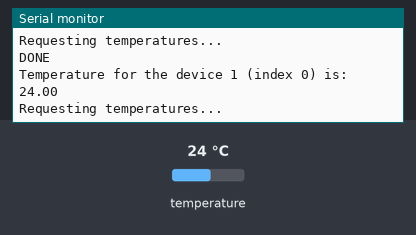
A sketch run on a simulated Arduino Uno, built with avr-gcc and run on an emulated ATmega328P. On the bench: the last lines printed to the serial monitor. The inputs (shaded band) are chosen by the test bench; at power-on: temperature 24 °C.

Above: at 1.2 s.
1.3 s: temperature set to 2 °C
At 1.45 s:
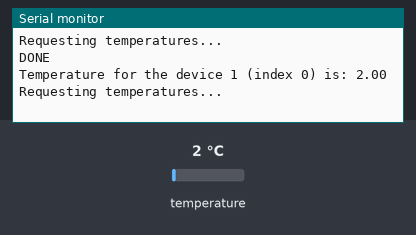
4.3 s: temperature set to 12 °C
At 4.56 s:
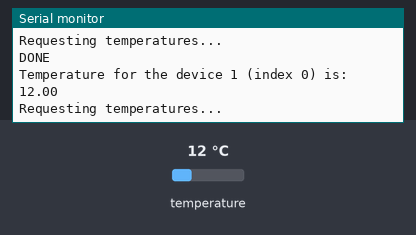
10.3 s: temperature set to 6 °C
At 10.5 s:
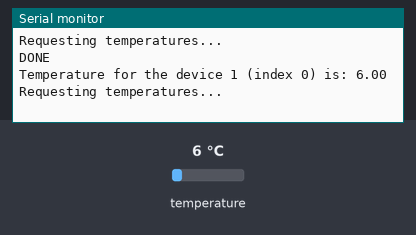
Timing chart, 0 to 13.3 s (numbered marks = the images above; inputs shaded):
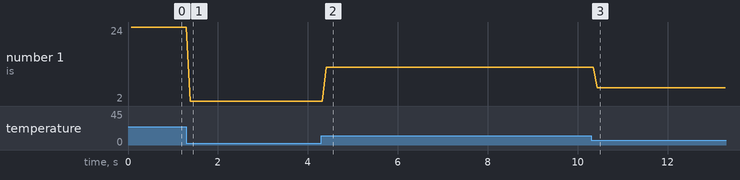

The sketch:

DS18B20.ino
```cpp
/*
 Name:		DS18B20.ino
 Created:	30.11.2021 19:57:52
 Author:	Daniel
*/

#include <OneWire.h>

#define ONE_WIRE_BUS 2

OneWire oneWire(ONE_WIRE_BUS);


OneWire* wire;

bool parasite;
bool waitForConversion;
bool checkForConversion;
bool autoSaveScratchPad;
bool useExternalPullup;
uint8_t devices;
uint8_t ds18Count;
uint8_t bitResolution;
uint8_t pullupPin;

typedef uint8_t ScratchPad[9];
typedef uint8_t DeviceAddress[8];

// the setup function runs once when you press reset or power the board
void setup() {
	Serial.begin(9600);
	setOneWire();
	begin();
}

// the loop function runs over and over again until power down or reset
void loop() {
	Serial.println("Requesting temperatures...");
	requestTemperature();
	Serial.println("DONE");
	float tempC = getTemperatureIndex(0);
	if (tempC != -127)
	{
		Serial.print("Temperature for the device 1 (index 0) is: ");
		Serial.println(tempC);
	}
	else {
		Serial.println("Error: Could not read temperature data");
	}
}

void setOneWire()
{
	wire = &oneWire;
	devices = 0;
	ds18Count = 0;
	parasite = false;
	bitResolution = 9;
	waitForConversion = true;
	checkForConversion = true;
	autoSaveScratchPad = true;
}

void begin()
{
	DeviceAddress deviceAddress;
	wire->reset_search();
	devices = 0;
	ds18Count = 0;

	while (wire->search(deviceAddress))
	{
		if (validAddress(deviceAddress))
		{
			devices++;
			if (validFamility(deviceAddress))
			{
				ds18Count++;
				if (!parasite && readPowerSupply(deviceAddress))
				{
					parasite = true;
				}
				uint8_t b = getResolution(deviceAddress);
				if (b > bitResolution) bitResolution = b;
			}
		}
	}
}

bool validAddress(const uint8_t* dev)
{
	return (wire->crc8(dev, 7) == dev[7]);
}

bool validFamility(const uint8_t* dev)
{
	switch (dev[0])
	{
	case 0x10:
	case 0x28:
	case 0x22:
	case 0x3B:
	case 0x42:
		return true;
	default:
		return false;
	}
}

bool readPowerSupply(const uint8_t* dev)
{
	wire->reset();
	if (dev == nullptr)
		wire->skip();
	else
		wire->select(dev);

	wire->write(0xB4);
	if (wire->read_bit() == 0)
		return reset_return(true);
	else
		return reset_return(false);
}

uint8_t getResolution(const uint8_t* dev)
{
	if (dev[0] == 0x10)
		return 12;
	ScratchPad scratchPad;
	if (isConnected(dev, scratchPad))
	{
		switch (scratchPad[4])
		{
		case 0x7F:
			return 12;
		case 0x5F:
			return 11;
		case 0x3F:
			return 10;
		case 0x1F:
			return 9;
		default:
			break;
		}
	}
	return 0;
}

bool isConnected(const uint8_t* dev, uint8_t* sP)
{
	return readScratchPad(dev, sP) && !isAllZero(sP) && (wire->crc8(sP, 8) == sP[8]);
}

bool readScratchPad(const uint8_t* dev, uint8_t* sP)
{
	if (wire->reset() == 0)
	{
		return false;
	}
	wire->select(dev);
	wire->write(0xBE);

	for (uint8_t i = 0; i < 9; i++)
	{
		sP[i] = wire->read();
	}
	return (wire->reset() == 1);
}

bool isAllZero(const uint8_t* const sP)
{
	for (size_t i = 0; i < 9; i++)
	{
		if (sP[i] != 0)
		{
			return false;
		}
	}
	return true;
}

bool reset_return(bool value)
{
	wire->reset();
	return value;
}

bool requestTemperature()
{
	wire->reset();
	wire->skip();
	wire->write(0x44, parasite);
	if (!waitForConversion)
		return;
	if (checkForConversion && !parasite)
	{
		unsigned long start = millis();
		while ((wire->read_bit() != 1) && (millis() - start < 750))
		{
			yield();
		}
	}
	else
	{
		uint8_t delms;
		switch (bitResolution)
		{
		case 9:
			delms = 94;
			break;
		case 10:
			delms = 188;
			break;
		case 11:
			delms = 375;
			break;
		default:
			delms = 750;
			break;
		}
		if (useExternalPullup)
			digitalWrite(pullupPin, HIGH);
		delay(delms);
		if (useExternalPullup)
			digitalWrite(pullupPin, LOW);
	}
}

float getTemperatureIndex(uint8_t Index)
{
	DeviceAddress Address;
	if (!getAddress(Address, Index))
	{
		return -127;
	}
	ScratchPad sP;
	int16_t fpTemperature;
	if (isConnected(Address, sP))
	{
		fpTemperature = (((int16_t)sP[1]) << 11) | (((int16_t)sP[0]) << 3);
		if ((Address[0] == 0x10) && (sP[7] != 0))
		{
			fpTemperature = ((fpTemperature & 0xfff0) << 3) - 32 + (((sP[7] - sP[6]) << 7) / sP[7]);
		}
	}
	else
	{
		return -7040;
	}
	if (fpTemperature <= -7040)
		return -127;
	return (float)fpTemperature * 0.0078125f;
}

bool getAddress(uint8_t* dev, uint8_t index)
{
	uint8_t depth = 0;
	wire->reset_search();
	while (depth <= index && wire->search(dev))
	{
		if (depth == index && validAddress(dev))
			return true;
		depth++;
	}
	return false;
}

bool requestTemperatureAddress(const uint8_t* dev)
{
	uint8_t bitResolution = getResolution(dev);
	if (bitResolution == 0)
	{
		return false;
	}
	wire->reset();
	wire->select(dev);
	wire->write(0x44, parasite);

	if (!waitForConversion)
		return true;

	if (checkForConversion && !parasite)
	{
		unsigned long start = millis();
		while ((wire->read_bit() != 1) && (millis() - start < 750))
		{
			yield();
		}
	}
	else
	{
		uint8_t delms;
		switch (bitResolution)
		{
		case 9:
			delms = 94;
			break;
		case 10:
			delms = 188;
			break;
		case 11:
			delms = 375;
			break;
		default:
			delms = 750;
			break;
		}
		if (useExternalPullup)
			digitalWrite(pullupPin, HIGH);
		delay(delms);
		if (useExternalPullup)
			digitalWrite(pullupPin, LOW);
	}
	return true;
}
```

Measured:
- after the input at 1.3 s, the serial monitor: prints a new line after 0.08 s (image 1)
- after the input at 4.3 s, the serial monitor: prints a new line after 0.10 s (image 2)
- after the input at 10.3 s, the serial monitor: prints a new line after 0.13 s (image 3)
- plotted number 1: 24 → 2 after the input at 1.3 s, 2 → 12 after the input at 4.3 s, 12 → 6 after the input at 10.3 s
